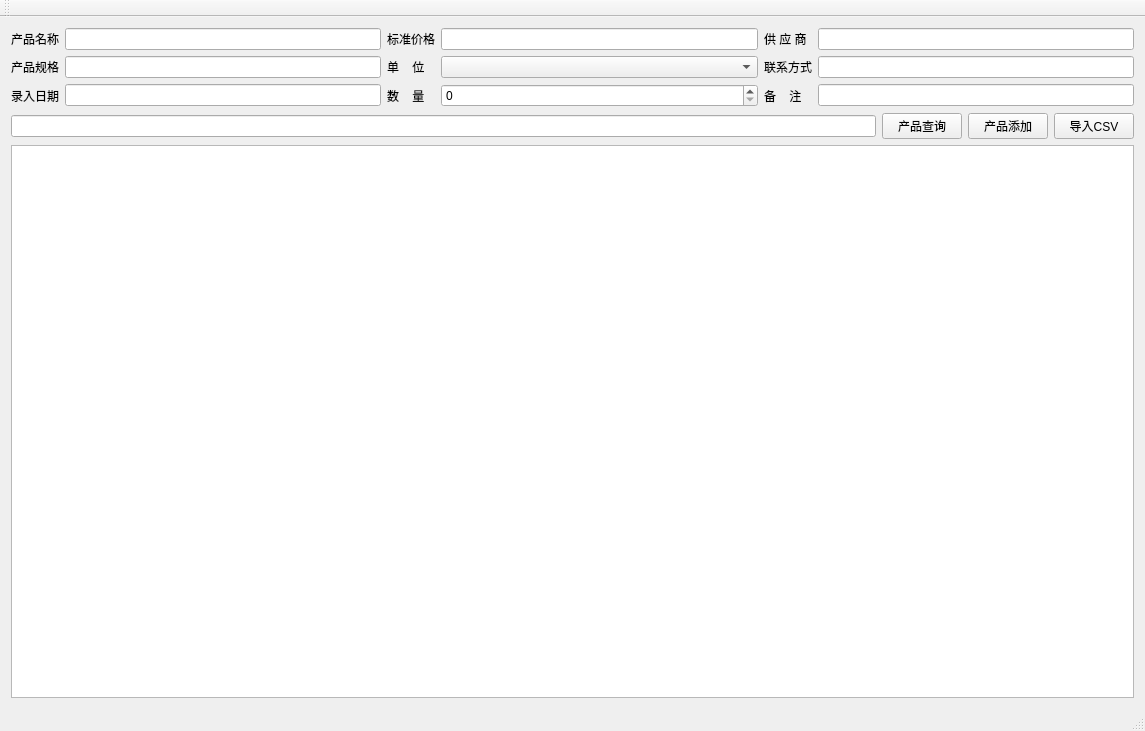
<?xml version="1.0" encoding="UTF-8"?>
<ui version="4.0">
 <class>MainWindow</class>
 <widget class="QMainWindow" name="MainWindow">
  <property name="geometry">
   <rect>
    <x>0</x>
    <y>0</y>
    <width>1145</width>
    <height>731</height>
   </rect>
  </property>
  <property name="windowTitle">
   <string>MainWindow</string>
  </property>
  <widget class="QWidget" name="centralWidget">
   <layout class="QVBoxLayout" name="verticalLayout">
    <item>
     <layout class="QGridLayout" name="gridLayout">
      <item row="1" column="5">
       <widget class="QComboBox" name="cbb_dw"/>
      </item>
      <item row="2" column="5">
       <widget class="QSpinBox" name="sb_sl"/>
      </item>
      <item row="1" column="2">
       <widget class="QLineEdit" name="le_cpgg"/>
      </item>
      <item row="2" column="0">
       <widget class="QLabel" name="label_4">
        <property name="text">
         <string>录入日期</string>
        </property>
       </widget>
      </item>
      <item row="2" column="3">
       <widget class="QLabel" name="label_5">
        <property name="text">
         <string>数    量</string>
        </property>
       </widget>
      </item>
      <item row="1" column="0">
       <widget class="QLabel" name="label_3">
        <property name="text">
         <string>产品规格</string>
        </property>
       </widget>
      </item>
      <item row="2" column="6">
       <widget class="QLabel" name="label_14">
        <property name="text">
         <string>备    注</string>
        </property>
       </widget>
      </item>
      <item row="0" column="5">
       <widget class="QLineEdit" name="le_bzjg"/>
      </item>
      <item row="0" column="7">
       <widget class="QLineEdit" name="le_gys"/>
      </item>
      <item row="1" column="3">
       <widget class="QLabel" name="label_6">
        <property name="text">
         <string>单    位</string>
        </property>
       </widget>
      </item>
      <item row="0" column="3">
       <widget class="QLabel" name="label_7">
        <property name="text">
         <string>标准价格</string>
        </property>
       </widget>
      </item>
      <item row="0" column="6">
       <widget class="QLabel" name="label_12">
        <property name="text">
         <string>供 应 商</string>
        </property>
       </widget>
      </item>
      <item row="1" column="6">
       <widget class="QLabel" name="label_13">
        <property name="text">
         <string>联系方式</string>
        </property>
       </widget>
      </item>
      <item row="1" column="7">
       <widget class="QLineEdit" name="le_lxfs"/>
      </item>
      <item row="2" column="7">
       <widget class="QLineEdit" name="le_bz"/>
      </item>
      <item row="0" column="0">
       <widget class="QLabel" name="label_8">
        <property name="text">
         <string>产品名称</string>
        </property>
       </widget>
      </item>
      <item row="0" column="2">
       <widget class="QLineEdit" name="le_cpmc"/>
      </item>
      <item row="2" column="2">
       <widget class="QLineEdit" name="le_date"/>
      </item>
     </layout>
    </item>
    <item>
     <layout class="QHBoxLayout" name="horizontalLayout">
      <item>
       <widget class="QLineEdit" name="le_content"/>
      </item>
      <item>
       <widget class="QPushButton" name="pb_query">
        <property name="text">
         <string>产品查询</string>
        </property>
       </widget>
      </item>
      <item>
       <widget class="QPushButton" name="pb_add">
        <property name="text">
         <string>产品添加</string>
        </property>
       </widget>
      </item>
      <item>
       <widget class="QPushButton" name="pb_loadcsv">
        <property name="text">
         <string>导入CSV</string>
        </property>
       </widget>
      </item>
     </layout>
    </item>
    <item>
     <widget class="QTableView" name="tableView"/>
    </item>
   </layout>
  </widget>
  <widget class="QToolBar" name="mainToolBar">
   <attribute name="toolBarArea">
    <enum>TopToolBarArea</enum>
   </attribute>
   <attribute name="toolBarBreak">
    <bool>false</bool>
   </attribute>
  </widget>
  <widget class="QStatusBar" name="statusBar"/>
 </widget>
 <layoutdefault spacing="6" margin="11"/>
 <tabstops>
  <tabstop>le_cpmc</tabstop>
  <tabstop>le_cpgg</tabstop>
  <tabstop>le_bzjg</tabstop>
  <tabstop>le_gys</tabstop>
  <tabstop>le_lxfs</tabstop>
  <tabstop>le_bz</tabstop>
  <tabstop>le_content</tabstop>
  <tabstop>pb_query</tabstop>
  <tabstop>pb_add</tabstop>
  <tabstop>tableView</tabstop>
  <tabstop>cbb_dw</tabstop>
  <tabstop>le_date</tabstop>
  <tabstop>sb_sl</tabstop>
 </tabstops>
 <resources/>
 <connections/>
</ui>
